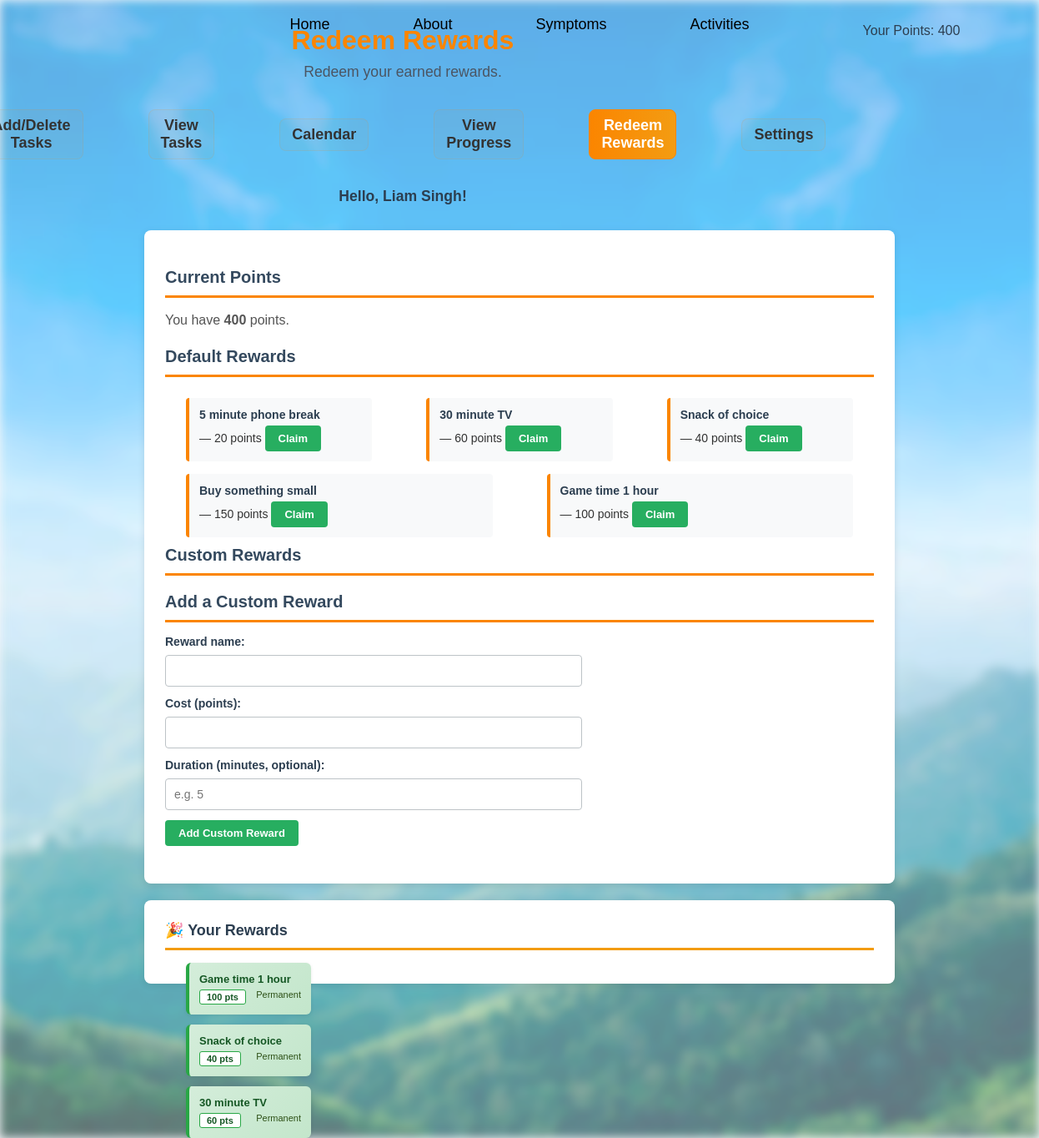
Page /redeem (signed in) on the earlier database version.
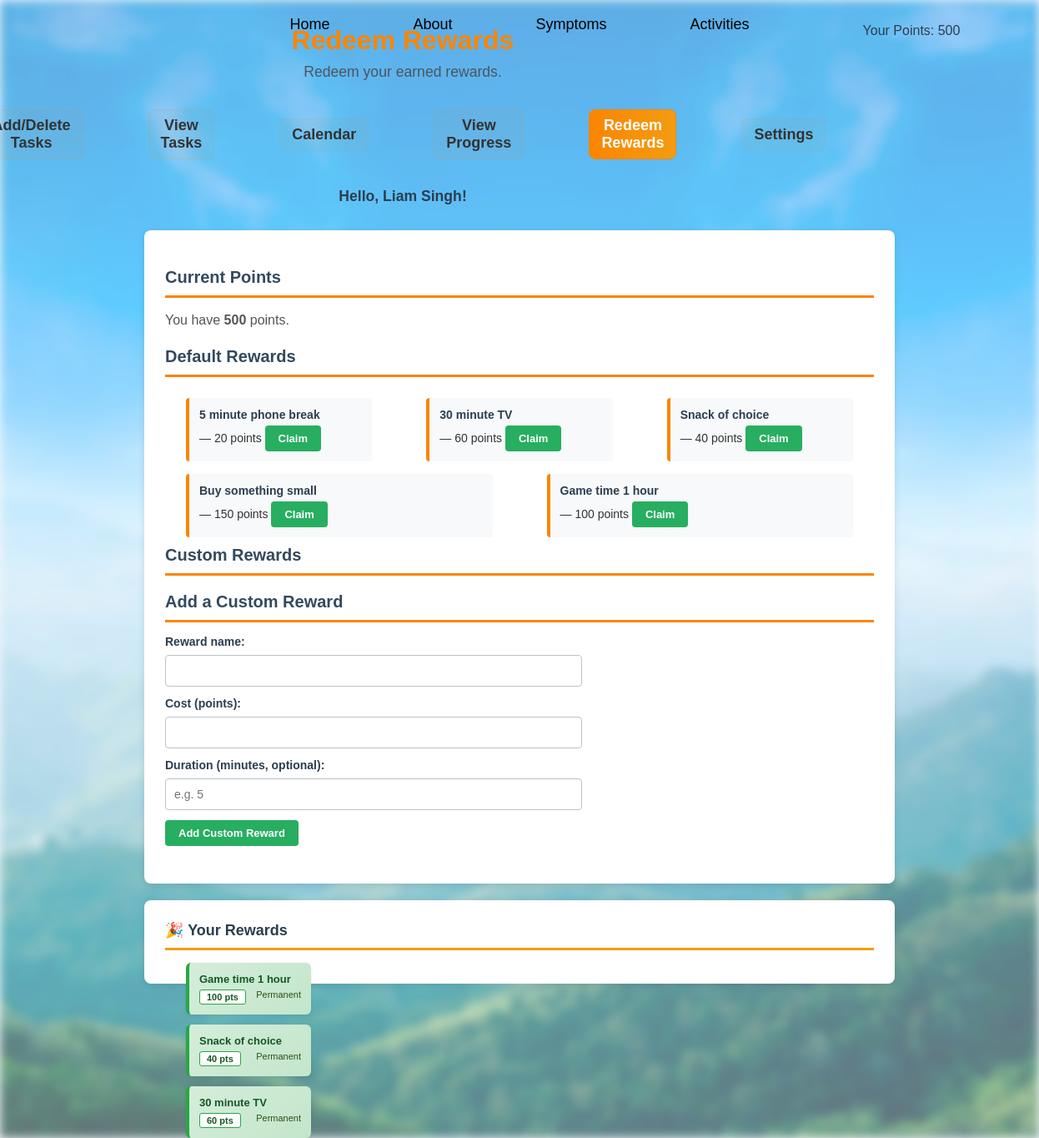
Same page on the later database version.
### tables this page shows
CREATE TABLE users (
            id INTEGER PRIMARY KEY AUTOINCREMENT,
            username TEXT UNIQUE,
            password TEXT
        , points INTEGER DEFAULT 0, role TEXT DEFAULT 'child', parent_username TEXT, email TEXT, reminders_enabled INTEGER DEFAULT 0, reminder_frequency TEXT DEFAULT 'weekly', email_verified INTEGER DEFAULT 0);

### app.py (the view)
@app.route('/redeem', methods=['GET'])
def redeem():
    username = session.get('user')
    if not username:
        return redirect(url_for('home'))
    points = get_user_points(username)
    default_rewards = get_default_rewards_for_display(username)
    custom_rewards = get_custom_rewards_for_user(username)
    redeemed_rewards = get_redeemed_rewards(username)
    nearest_default = nearest_reward_info(default_rewards, username)
    nearest_custom = nearest_reward_info(custom_rewards, username)
    nearest = None
    if nearest_default and nearest_custom:
        if nearest_default['points_needed'] <= nearest_custom['points_needed']:
            nearest = ('default', nearest_default)
        else:
            nearest = ('custom', nearest_custom)
    elif nearest_default:
        nearest = ('default', nearest_default)
    elif nearest_custom:
        nearest = ('custom', nearest_custom)
    is_parent = False
    if username:
        conn = get_db_conn(); c = conn.cursor()
        try:
            c.execute("SELECT role FROM users WHERE username = ?", (username,))
            row = c.fetchone()
            if row and ('role' in row.keys() and row['role'] == 'parent'):
                is_parent = True
        finally:
            conn.close()
    return render_template('redeem.html',
                           username=username,
                           points=points,
                           default_rewards=default_rewards,
                           custom_rewards=custom_rewards,
                           redeemed_rewards=redeemed_rewards,
                           nearest=nearest,
                           is_parent=is_parent)

### app.py (called while the page is built)
def get_db_conn():
    conn = sqlite3.connect(DB_PATH)
    conn.row_factory = sqlite3.Row
    return conn

def get_user_points(username):
    conn = get_db_conn()
    c = conn.cursor()
    c.execute("SELECT points FROM users WHERE username = ?", (username,))
    row = c.fetchone()
    conn.close()
    return row['points'] if row and row['points'] is not None else 0

def get_default_rewards_for_display(username):
    points = get_user_points(username)
    rewards = []
    for rid, title, cost, duration in DEFAULT_REWARDS:
        rewards.append({
            'id': rid,
            'title': title,
            'cost': cost,
            'duration_minutes': duration,
            'claimable': points >= cost
        })
    return rewards

def nearest_reward_info(rewards, username):
    points = get_user_points(username)
    non_claimable = [r for r in rewards if not r.get('claimable')]
    if not non_claimable:
        return None
    nearest = min(non_claimable, key=lambda r: r['cost'] - points)
    return {
        'reward': nearest,
        'points_needed': max(0, nearest['cost'] - points)
    }

### templates/redeem.html (shortened to what this page needs)
<!doctype html>
<html lang="en">
<head>
  <link rel="stylesheet" href="{{ url_for('static', filename='style.css') }}">
  <link rel="stylesheet" href="{{ url_for('static', filename='activitiesstyle.css') }}">
  <link rel="stylesheet" href="{{ url_for('static', filename='activities_adaptive.css') }}">
</head>
<body>
  <div class="page-content">
  <div class="menu">
    <ul>
      <li><a href="{{ url_for('home') }}">Home</a></li>
      <li><a href="{{ url_for('about') }}">About</a></li>
      <li><a href="{{ url_for('symptoms') }}">Symptoms</a></li>
      <li><a href="{{ url_for('activities') }}">Activities</a></li>
    </ul>
  </div>
  <div class="front">
    <div class="front-header">
      <div class="front-header-left">
        <h1 class="page-title">Redeem Rewards</h1>
        <p class="description">Redeem your earned rewards.</p>
        <ul class="Tabs">
          <li><a href="{{ url_for('activities') }}">Add/Delete Tasks</a></li>
          <li><a href="{{ url_for('view_tasks') }}">View Tasks</a></li>
          <li><a href="{{ url_for('calendar') }}">Calendar</a></li>
          <li><a href="{{ url_for('progress') }}">View Progress</a></li>
          <li><a class="active" href="{{ url_for('redeem') }}">Redeem Rewards</a></li>
          <li><a href="{{ url_for('settings') }}">Settings</a></li>
        </ul>
        <h2 id="greeting">Hello, {{ username }}!</h2>
      </div>
      <div class="front-header-right">
        <div id="points">Your Points: {{ points }}</div>
      </div>
    </div>
  </div>
  <div class="redeem-wrapper">
    <div class="redeem-container">
      <div class="redeem-main">
        <section>
          <h2>Current Points</h2>
          <p>You have <strong>{{ points }}</strong> points.</p>
        </section>
        <section>
          <h2>Default Rewards</h2>
          <ul>
            {% for r in default_rewards %}
              <li>
                <span>
                  <strong>{{ r.title }}</strong> — {{ r.cost }} points
                </span>
                {% if r.claimable %}
                  <form style="display:inline" method="post" action="{{ url_for('redeem_default', reward_id=r.id) }}">
                    <button type="submit">Claim</button>
                  </form>
                {% else %}
                  <span style="color: #e74c3c; font-size: 13px;">Not enough points</span>
                {% endif %}
              </li>
            {% endfor %}
          </ul>
        </section>
        <section>
          <h2>Custom Rewards</h2>
        </section>
        <section class="add-custom-section">
          <h2>Add a Custom Reward</h2>
          <form method="post" action="{{ url_for('add_custom_reward') }}">
            <label>Reward name:</label>
            <input type="text" name="title" required />
            <label>Cost (points):</label>
            <input type="number" name="cost" required min="1" />
            <label>Duration (minutes, optional):</label>
            <input type="number" name="duration" min="0" placeholder="e.g. 5" />
            <button type="submit">Add Custom Reward</button>
          </form>
        </section>
      </div>
    </div>
    <aside class="redeem-sidebar">
      <h3>🎉 Your Rewards</h3>
      {% if redeemed_rewards %}
        <ul class="redeemed-list" id="redeemedList">
          {% for reward in redeemed_rewards %}
          <li class="redeemed-item" data-expires-at="{{ reward.expires_at or '' }}" id="reward-{{ reward.id }}">
            <span class="redeemed-title">{{ reward.title }}</span>
            <div class="redeemed-info">
              <span class="redeemed-points">{{ reward.cost }} pts</span>
              <span class="redeemed-time" data-iso="{{ reward.expires_at or '' }}">{% if reward.expires_at %}Remaining: <strong class="countdown">calculating...</strong>{% else %}Permanent{% endif %}</span>
            </div>
          </li>
          {% endfor %}
        </ul>
      {% else %}
        <p class="no-redeemed">No rewards claimed yet.<br/>Start earning points!</p>
      {% endif %}
    </aside>
  </div>
</body>
</html>

Differences in the rows shown:
changed users: points "400" → "500"
